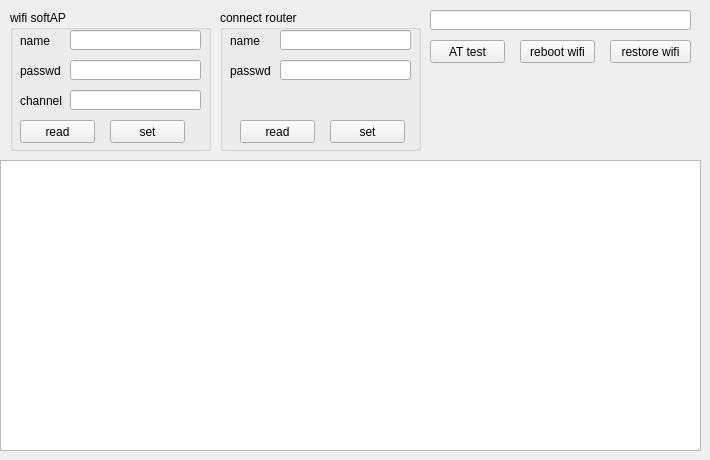
    <widget class="QWidget" name="WifiSetting">
     <property name="windowTitle">
      <string>子窗口</string>
     </property>
     <widget class="QTextEdit" name="TE_wifi_log">
      <property name="geometry">
       <rect>
        <x>0</x>
        <y>160</y>
        <width>701</width>
        <height>291</height>
       </rect>
      </property>
     </widget>
     <widget class="QPushButton" name="PB_reboot_wifi">
      <property name="geometry">
       <rect>
        <x>520</x>
        <y>40</y>
        <width>75</width>
        <height>23</height>
       </rect>
      </property>
      <property name="text">
       <string>reboot wifi</string>
      </property>
     </widget>
     <widget class="QPushButton" name="PB_restore_wifi">
      <property name="geometry">
       <rect>
        <x>610</x>
        <y>40</y>
        <width>81</width>
        <height>23</height>
       </rect>
      </property>
      <property name="text">
       <string>restore wifi</string>
      </property>
     </widget>
     <widget class="QGroupBox" name="groupBox">
      <property name="geometry">
       <rect>
        <x>10</x>
        <y>10</y>
        <width>201</width>
        <height>141</height>
       </rect>
      </property>
      <property name="title">
       <string>wifi softAP</string>
      </property>
      <widget class="QLineEdit" name="LE_softAP_passwd">
       <property name="geometry">
        <rect>
         <x>60</x>
         <y>50</y>
         <width>131</width>
         <height>20</height>
        </rect>
       </property>
      </widget>
      <widget class="QLabel" name="label">
       <property name="geometry">
        <rect>
         <x>10</x>
         <y>20</y>
         <width>54</width>
         <height>21</height>
        </rect>
       </property>
       <property name="text">
        <string>name</string>
       </property>
      </widget>
      <widget class="QLabel" name="label_2">
       <property name="geometry">
        <rect>
         <x>10</x>
         <y>50</y>
         <width>71</width>
         <height>21</height>
        </rect>
       </property>
       <property name="text">
        <string>passwd</string>
       </property>
      </widget>
      <widget class="QLineEdit" name="LE_softAP_name">
       <property name="geometry">
        <rect>
         <x>60</x>
         <y>20</y>
         <width>131</width>
         <height>20</height>
        </rect>
       </property>
      </widget>
      <widget class="QPushButton" name="PB_read_wifi_hotpot">
       <property name="geometry">
        <rect>
         <x>10</x>
         <y>110</y>
         <width>75</width>
         <height>23</height>
        </rect>
       </property>
       <property name="text">
        <string>read</string>
       </property>
      </widget>
      <widget class="QPushButton" name="PB_set_wifi_hotpot">
       <property name="geometry">
        <rect>
         <x>100</x>
         <y>110</y>
         <width>75</width>
         <height>23</height>
        </rect>
       </property>
       <property name="text">
        <string>set</string>
       </property>
      </widget>
      <widget class="QLineEdit" name="LE_softAP_channel">
       <property name="geometry">
        <rect>
         <x>60</x>
         <y>80</y>
         <width>131</width>
         <height>20</height>
        </rect>
       </property>
      </widget>
      <widget class="QLabel" name="label_3">
       <property name="geometry">
        <rect>
         <x>10</x>
         <y>80</y>
         <width>71</width>
         <height>21</height>
        </rect>
       </property>
       <property name="text">
        <string>channel</string>
       </property>
      </widget>
     </widget>
     <widget class="QLineEdit" name="LE_AT_test">
      <property name="geometry">
       <rect>
        <x>430</x>
        <y>10</y>
        <width>261</width>
        <height>20</height>
       </rect>
      </property>
     </widget>
     <widget class="QPushButton" name="PB_AT_test">
      <property name="geometry">
       <rect>
        <x>430</x>
        <y>40</y>
        <width>75</width>
        <height>23</height>
       </rect>
      </property>
      <property name="text">
       <string>AT test</string>
      </property>
     </widget>
     <widget class="QGroupBox" name="groupBox_4">
      <property name="geometry">
       <rect>
        <x>220</x>
        <y>10</y>
        <width>201</width>
        <height>141</height>
       </rect>
      </property>
      <property name="title">
       <string>connect router</string>
      </property>
      <widget class="QLabel" name="label_12">
       <property name="geometry">
        <rect>
         <x>10</x>
         <y>20</y>
         <width>31</width>
         <height>21</height>
        </rect>
       </property>
       <property name="text">
        <string>name</string>
       </property>
      </widget>
      <widget class="QLabel" name="label_13">
       <property name="geometry">
        <rect>
         <x>10</x>
         <y>50</y>
         <width>41</width>
         <height>21</height>
        </rect>
       </property>
       <property name="text">
        <string>passwd</string>
       </property>
      </widget>
      <widget class="QLineEdit" name="LE_route_name">
       <property name="geometry">
        <rect>
         <x>60</x>
         <y>20</y>
         <width>131</width>
         <height>20</height>
        </rect>
       </property>
      </widget>
      <widget class="QLineEdit" name="LE_route_passwd">
       <property name="geometry">
        <rect>
         <x>60</x>
         <y>50</y>
         <width>131</width>
         <height>20</height>
        </rect>
       </property>
      </widget>
      <widget class="QPushButton" name="PB_read_router_passwd">
       <property name="geometry">
        <rect>
         <x>20</x>
         <y>110</y>
         <width>75</width>
         <height>23</height>
        </rect>
       </property>
       <property name="text">
        <string>read</string>
       </property>
      </widget>
      <widget class="QPushButton" name="PB_set_router_passwd">
       <property name="geometry">
        <rect>
         <x>110</x>
         <y>110</y>
         <width>75</width>
         <height>23</height>
        </rect>
       </property>
       <property name="text">
        <string>set</string>
       </property>
      </widget>
     </widget>
    </widget>
